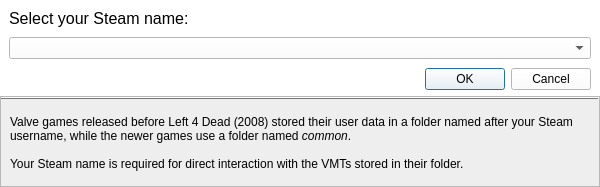
<?xml version="1.0" encoding="UTF-8"?>
<ui version="4.0">
 <class>SteamNameDialog</class>
 <widget class="QDialog" name="SteamNameDialog">
  <property name="windowModality">
   <enum>Qt::WindowModal</enum>
  </property>
  <property name="geometry">
   <rect>
    <x>0</x>
    <y>0</y>
    <width>600</width>
    <height>187</height>
   </rect>
  </property>
  <property name="palette">
   <palette>
    <active>
     <colorrole role="WindowText">
      <brush brushstyle="SolidPattern">
       <color alpha="255">
        <red>0</red>
        <green>0</green>
        <blue>0</blue>
       </color>
      </brush>
     </colorrole>
     <colorrole role="Button">
      <brush brushstyle="SolidPattern">
       <color alpha="255">
        <red>255</red>
        <green>255</green>
        <blue>255</blue>
       </color>
      </brush>
     </colorrole>
     <colorrole role="Light">
      <brush brushstyle="SolidPattern">
       <color alpha="255">
        <red>255</red>
        <green>255</green>
        <blue>255</blue>
       </color>
      </brush>
     </colorrole>
     <colorrole role="Midlight">
      <brush brushstyle="SolidPattern">
       <color alpha="255">
        <red>255</red>
        <green>255</green>
        <blue>255</blue>
       </color>
      </brush>
     </colorrole>
     <colorrole role="Dark">
      <brush brushstyle="SolidPattern">
       <color alpha="255">
        <red>127</red>
        <green>127</green>
        <blue>127</blue>
       </color>
      </brush>
     </colorrole>
     <colorrole role="Mid">
      <brush brushstyle="SolidPattern">
       <color alpha="255">
        <red>170</red>
        <green>170</green>
        <blue>170</blue>
       </color>
      </brush>
     </colorrole>
     <colorrole role="Text">
      <brush brushstyle="SolidPattern">
       <color alpha="255">
        <red>0</red>
        <green>0</green>
        <blue>0</blue>
       </color>
      </brush>
     </colorrole>
     <colorrole role="BrightText">
      <brush brushstyle="SolidPattern">
       <color alpha="255">
        <red>255</red>
        <green>255</green>
        <blue>255</blue>
       </color>
      </brush>
     </colorrole>
     <colorrole role="ButtonText">
      <brush brushstyle="SolidPattern">
       <color alpha="255">
        <red>0</red>
        <green>0</green>
        <blue>0</blue>
       </color>
      </brush>
     </colorrole>
     <colorrole role="Base">
      <brush brushstyle="SolidPattern">
       <color alpha="255">
        <red>255</red>
        <green>255</green>
        <blue>255</blue>
       </color>
      </brush>
     </colorrole>
     <colorrole role="Window">
      <brush brushstyle="SolidPattern">
       <color alpha="255">
        <red>255</red>
        <green>255</green>
        <blue>255</blue>
       </color>
      </brush>
     </colorrole>
     <colorrole role="Shadow">
      <brush brushstyle="SolidPattern">
       <color alpha="255">
        <red>0</red>
        <green>0</green>
        <blue>0</blue>
       </color>
      </brush>
     </colorrole>
     <colorrole role="AlternateBase">
      <brush brushstyle="SolidPattern">
       <color alpha="255">
        <red>255</red>
        <green>255</green>
        <blue>255</blue>
       </color>
      </brush>
     </colorrole>
     <colorrole role="ToolTipBase">
      <brush brushstyle="SolidPattern">
       <color alpha="255">
        <red>255</red>
        <green>255</green>
        <blue>220</blue>
       </color>
      </brush>
     </colorrole>
     <colorrole role="ToolTipText">
      <brush brushstyle="SolidPattern">
       <color alpha="255">
        <red>0</red>
        <green>0</green>
        <blue>0</blue>
       </color>
      </brush>
     </colorrole>
    </active>
    <inactive>
     <colorrole role="WindowText">
      <brush brushstyle="SolidPattern">
       <color alpha="255">
        <red>0</red>
        <green>0</green>
        <blue>0</blue>
       </color>
      </brush>
     </colorrole>
     <colorrole role="Button">
      <brush brushstyle="SolidPattern">
       <color alpha="255">
        <red>255</red>
        <green>255</green>
        <blue>255</blue>
       </color>
      </brush>
     </colorrole>
     <colorrole role="Light">
      <brush brushstyle="SolidPattern">
       <color alpha="255">
        <red>255</red>
        <green>255</green>
        <blue>255</blue>
       </color>
      </brush>
     </colorrole>
     <colorrole role="Midlight">
      <brush brushstyle="SolidPattern">
       <color alpha="255">
        <red>255</red>
        <green>255</green>
        <blue>255</blue>
       </color>
      </brush>
     </colorrole>
     <colorrole role="Dark">
      <brush brushstyle="SolidPattern">
       <color alpha="255">
        <red>127</red>
        <green>127</green>
        <blue>127</blue>
       </color>
      </brush>
     </colorrole>
     <colorrole role="Mid">
      <brush brushstyle="SolidPattern">
       <color alpha="255">
        <red>170</red>
        <green>170</green>
        <blue>170</blue>
       </color>
      </brush>
     </colorrole>
     <colorrole role="Text">
      <brush brushstyle="SolidPattern">
       <color alpha="255">
        <red>0</red>
        <green>0</green>
        <blue>0</blue>
       </color>
      </brush>
     </colorrole>
     <colorrole role="BrightText">
      <brush brushstyle="SolidPattern">
       <color alpha="255">
        <red>255</red>
        <green>255</green>
        <blue>255</blue>
       </color>
      </brush>
     </colorrole>
     <colorrole role="ButtonText">
      <brush brushstyle="SolidPattern">
       <color alpha="255">
        <red>0</red>
        <green>0</green>
        <blue>0</blue>
       </color>
      </brush>
     </colorrole>
     <colorrole role="Base">
      <brush brushstyle="SolidPattern">
       <color alpha="255">
        <red>255</red>
        <green>255</green>
        <blue>255</blue>
       </color>
      </brush>
     </colorrole>
     <colorrole role="Window">
      <brush brushstyle="SolidPattern">
       <color alpha="255">
        <red>255</red>
        <green>255</green>
        <blue>255</blue>
       </color>
      </brush>
     </colorrole>
     <colorrole role="Shadow">
      <brush brushstyle="SolidPattern">
       <color alpha="255">
        <red>0</red>
        <green>0</green>
        <blue>0</blue>
       </color>
      </brush>
     </colorrole>
     <colorrole role="AlternateBase">
      <brush brushstyle="SolidPattern">
       <color alpha="255">
        <red>255</red>
        <green>255</green>
        <blue>255</blue>
       </color>
      </brush>
     </colorrole>
     <colorrole role="ToolTipBase">
      <brush brushstyle="SolidPattern">
       <color alpha="255">
        <red>255</red>
        <green>255</green>
        <blue>220</blue>
       </color>
      </brush>
     </colorrole>
     <colorrole role="ToolTipText">
      <brush brushstyle="SolidPattern">
       <color alpha="255">
        <red>0</red>
        <green>0</green>
        <blue>0</blue>
       </color>
      </brush>
     </colorrole>
    </inactive>
    <disabled>
     <colorrole role="WindowText">
      <brush brushstyle="SolidPattern">
       <color alpha="255">
        <red>127</red>
        <green>127</green>
        <blue>127</blue>
       </color>
      </brush>
     </colorrole>
     <colorrole role="Button">
      <brush brushstyle="SolidPattern">
       <color alpha="255">
        <red>255</red>
        <green>255</green>
        <blue>255</blue>
       </color>
      </brush>
     </colorrole>
     <colorrole role="Light">
      <brush brushstyle="SolidPattern">
       <color alpha="255">
        <red>255</red>
        <green>255</green>
        <blue>255</blue>
       </color>
      </brush>
     </colorrole>
     <colorrole role="Midlight">
      <brush brushstyle="SolidPattern">
       <color alpha="255">
        <red>255</red>
        <green>255</green>
        <blue>255</blue>
       </color>
      </brush>
     </colorrole>
     <colorrole role="Dark">
      <brush brushstyle="SolidPattern">
       <color alpha="255">
        <red>127</red>
        <green>127</green>
        <blue>127</blue>
       </color>
      </brush>
     </colorrole>
     <colorrole role="Mid">
      <brush brushstyle="SolidPattern">
       <color alpha="255">
        <red>170</red>
        <green>170</green>
        <blue>170</blue>
       </color>
      </brush>
     </colorrole>
     <colorrole role="Text">
      <brush brushstyle="SolidPattern">
       <color alpha="255">
        <red>127</red>
        <green>127</green>
        <blue>127</blue>
       </color>
      </brush>
     </colorrole>
     <colorrole role="BrightText">
      <brush brushstyle="SolidPattern">
       <color alpha="255">
        <red>255</red>
        <green>255</green>
        <blue>255</blue>
       </color>
      </brush>
     </colorrole>
     <colorrole role="ButtonText">
      <brush brushstyle="SolidPattern">
       <color alpha="255">
        <red>127</red>
        <green>127</green>
        <blue>127</blue>
       </color>
      </brush>
     </colorrole>
     <colorrole role="Base">
      <brush brushstyle="SolidPattern">
       <color alpha="255">
        <red>255</red>
        <green>255</green>
        <blue>255</blue>
       </color>
      </brush>
     </colorrole>
     <colorrole role="Window">
      <brush brushstyle="SolidPattern">
       <color alpha="255">
        <red>255</red>
        <green>255</green>
        <blue>255</blue>
       </color>
      </brush>
     </colorrole>
     <colorrole role="Shadow">
      <brush brushstyle="SolidPattern">
       <color alpha="255">
        <red>0</red>
        <green>0</green>
        <blue>0</blue>
       </color>
      </brush>
     </colorrole>
     <colorrole role="AlternateBase">
      <brush brushstyle="SolidPattern">
       <color alpha="255">
        <red>255</red>
        <green>255</green>
        <blue>255</blue>
       </color>
      </brush>
     </colorrole>
     <colorrole role="ToolTipBase">
      <brush brushstyle="SolidPattern">
       <color alpha="255">
        <red>255</red>
        <green>255</green>
        <blue>220</blue>
       </color>
      </brush>
     </colorrole>
     <colorrole role="ToolTipText">
      <brush brushstyle="SolidPattern">
       <color alpha="255">
        <red>0</red>
        <green>0</green>
        <blue>0</blue>
       </color>
      </brush>
     </colorrole>
    </disabled>
   </palette>
  </property>
  <property name="font">
   <font>
    <family>Segoe UI</family>
    <pointsize>9</pointsize>
   </font>
  </property>
  <property name="windowTitle">
   <string>Select Steam ID Name</string>
  </property>
  <property name="modal">
   <bool>true</bool>
  </property>
  <layout class="QGridLayout" name="gridLayout">
   <property name="horizontalSpacing">
    <number>0</number>
   </property>
   <property name="margin">
    <number>0</number>
   </property>
   <item row="3" column="0">
    <layout class="QVBoxLayout" name="verticalLayout">
     <property name="spacing">
      <number>9</number>
     </property>
     <property name="leftMargin">
      <number>9</number>
     </property>
     <property name="topMargin">
      <number>9</number>
     </property>
     <property name="rightMargin">
      <number>9</number>
     </property>
     <property name="bottomMargin">
      <number>0</number>
     </property>
     <item>
      <widget class="QLabel" name="label">
       <property name="sizePolicy">
        <sizepolicy hsizetype="Maximum" vsizetype="Preferred">
         <horstretch>0</horstretch>
         <verstretch>0</verstretch>
        </sizepolicy>
       </property>
       <property name="font">
        <font>
         <pointsize>12</pointsize>
        </font>
       </property>
       <property name="text">
        <string>Select your Steam name:</string>
       </property>
      </widget>
     </item>
     <item>
      <widget class="QComboBox" name="comboBox_userName"/>
     </item>
     <item>
      <widget class="QDialogButtonBox" name="buttonBox_2">
       <property name="standardButtons">
        <set>QDialogButtonBox::Cancel|QDialogButtonBox::Ok</set>
       </property>
      </widget>
     </item>
    </layout>
   </item>
   <item row="11" column="0">
    <widget class="QScrollArea" name="scrollArea">
     <property name="palette">
      <palette>
       <active>
        <colorrole role="WindowText">
         <brush brushstyle="SolidPattern">
          <color alpha="255">
           <red>0</red>
           <green>0</green>
           <blue>0</blue>
          </color>
         </brush>
        </colorrole>
        <colorrole role="Button">
         <brush brushstyle="SolidPattern">
          <color alpha="255">
           <red>238</red>
           <green>238</green>
           <blue>238</blue>
          </color>
         </brush>
        </colorrole>
        <colorrole role="Light">
         <brush brushstyle="SolidPattern">
          <color alpha="255">
           <red>255</red>
           <green>255</green>
           <blue>255</blue>
          </color>
         </brush>
        </colorrole>
        <colorrole role="Midlight">
         <brush brushstyle="SolidPattern">
          <color alpha="255">
           <red>246</red>
           <green>246</green>
           <blue>246</blue>
          </color>
         </brush>
        </colorrole>
        <colorrole role="Dark">
         <brush brushstyle="SolidPattern">
          <color alpha="255">
           <red>119</red>
           <green>119</green>
           <blue>119</blue>
          </color>
         </brush>
        </colorrole>
        <colorrole role="Mid">
         <brush brushstyle="SolidPattern">
          <color alpha="255">
           <red>159</red>
           <green>159</green>
           <blue>159</blue>
          </color>
         </brush>
        </colorrole>
        <colorrole role="Text">
         <brush brushstyle="SolidPattern">
          <color alpha="255">
           <red>0</red>
           <green>0</green>
           <blue>0</blue>
          </color>
         </brush>
        </colorrole>
        <colorrole role="BrightText">
         <brush brushstyle="SolidPattern">
          <color alpha="255">
           <red>255</red>
           <green>255</green>
           <blue>255</blue>
          </color>
         </brush>
        </colorrole>
        <colorrole role="ButtonText">
         <brush brushstyle="SolidPattern">
          <color alpha="255">
           <red>0</red>
           <green>0</green>
           <blue>0</blue>
          </color>
         </brush>
        </colorrole>
        <colorrole role="Base">
         <brush brushstyle="SolidPattern">
          <color alpha="255">
           <red>255</red>
           <green>255</green>
           <blue>255</blue>
          </color>
         </brush>
        </colorrole>
        <colorrole role="Window">
         <brush brushstyle="SolidPattern">
          <color alpha="255">
           <red>238</red>
           <green>238</green>
           <blue>238</blue>
          </color>
         </brush>
        </colorrole>
        <colorrole role="Shadow">
         <brush brushstyle="SolidPattern">
          <color alpha="255">
           <red>0</red>
           <green>0</green>
           <blue>0</blue>
          </color>
         </brush>
        </colorrole>
        <colorrole role="AlternateBase">
         <brush brushstyle="SolidPattern">
          <color alpha="255">
           <red>246</red>
           <green>246</green>
           <blue>246</blue>
          </color>
         </brush>
        </colorrole>
        <colorrole role="ToolTipBase">
         <brush brushstyle="SolidPattern">
          <color alpha="255">
           <red>255</red>
           <green>255</green>
           <blue>220</blue>
          </color>
         </brush>
        </colorrole>
        <colorrole role="ToolTipText">
         <brush brushstyle="SolidPattern">
          <color alpha="255">
           <red>0</red>
           <green>0</green>
           <blue>0</blue>
          </color>
         </brush>
        </colorrole>
       </active>
       <inactive>
        <colorrole role="WindowText">
         <brush brushstyle="SolidPattern">
          <color alpha="255">
           <red>0</red>
           <green>0</green>
           <blue>0</blue>
          </color>
         </brush>
        </colorrole>
        <colorrole role="Button">
         <brush brushstyle="SolidPattern">
          <color alpha="255">
           <red>238</red>
           <green>238</green>
           <blue>238</blue>
          </color>
         </brush>
        </colorrole>
        <colorrole role="Light">
         <brush brushstyle="SolidPattern">
          <color alpha="255">
           <red>255</red>
           <green>255</green>
           <blue>255</blue>
          </color>
         </brush>
        </colorrole>
        <colorrole role="Midlight">
         <brush brushstyle="SolidPattern">
          <color alpha="255">
           <red>246</red>
           <green>246</green>
           <blue>246</blue>
          </color>
         </brush>
        </colorrole>
        <colorrole role="Dark">
         <brush brushstyle="SolidPattern">
          <color alpha="255">
           <red>119</red>
           <green>119</green>
           <blue>119</blue>
          </color>
         </brush>
        </colorrole>
        <colorrole role="Mid">
         <brush brushstyle="SolidPattern">
          <color alpha="255">
           <red>159</red>
           <green>159</green>
           <blue>159</blue>
          </color>
         </brush>
        </colorrole>
        <colorrole role="Text">
         <brush brushstyle="SolidPattern">
          <color alpha="255">
           <red>0</red>
           <green>0</green>
           <blue>0</blue>
          </color>
         </brush>
        </colorrole>
        <colorrole role="BrightText">
         <brush brushstyle="SolidPattern">
          <color alpha="255">
           <red>255</red>
           <green>255</green>
           <blue>255</blue>
          </color>
         </brush>
        </colorrole>
        <colorrole role="ButtonText">
         <brush brushstyle="SolidPattern">
          <color alpha="255">
           <red>0</red>
           <green>0</green>
           <blue>0</blue>
          </color>
         </brush>
        </colorrole>
        <colorrole role="Base">
         <brush brushstyle="SolidPattern">
          <color alpha="255">
           <red>255</red>
           <green>255</green>
           <blue>255</blue>
          </color>
         </brush>
        </colorrole>
        <colorrole role="Window">
         <brush brushstyle="SolidPattern">
          <color alpha="255">
           <red>238</red>
           <green>238</green>
           <blue>238</blue>
          </color>
         </brush>
        </colorrole>
        <colorrole role="Shadow">
         <brush brushstyle="SolidPattern">
          <color alpha="255">
           <red>0</red>
           <green>0</green>
           <blue>0</blue>
          </color>
         </brush>
        </colorrole>
        <colorrole role="AlternateBase">
         <brush brushstyle="SolidPattern">
          <color alpha="255">
           <red>246</red>
           <green>246</green>
           <blue>246</blue>
          </color>
         </brush>
        </colorrole>
        <colorrole role="ToolTipBase">
         <brush brushstyle="SolidPattern">
          <color alpha="255">
           <red>255</red>
           <green>255</green>
           <blue>220</blue>
          </color>
         </brush>
        </colorrole>
        <colorrole role="ToolTipText">
         <brush brushstyle="SolidPattern">
          <color alpha="255">
           <red>0</red>
           <green>0</green>
           <blue>0</blue>
          </color>
         </brush>
        </colorrole>
       </inactive>
       <disabled>
        <colorrole role="WindowText">
         <brush brushstyle="SolidPattern">
          <color alpha="255">
           <red>119</red>
           <green>119</green>
           <blue>119</blue>
          </color>
         </brush>
        </colorrole>
        <colorrole role="Button">
         <brush brushstyle="SolidPattern">
          <color alpha="255">
           <red>238</red>
           <green>238</green>
           <blue>238</blue>
          </color>
         </brush>
        </colorrole>
        <colorrole role="Light">
         <brush brushstyle="SolidPattern">
          <color alpha="255">
           <red>255</red>
           <green>255</green>
           <blue>255</blue>
          </color>
         </brush>
        </colorrole>
        <colorrole role="Midlight">
         <brush brushstyle="SolidPattern">
          <color alpha="255">
           <red>246</red>
           <green>246</green>
           <blue>246</blue>
          </color>
         </brush>
        </colorrole>
        <colorrole role="Dark">
         <brush brushstyle="SolidPattern">
          <color alpha="255">
           <red>119</red>
           <green>119</green>
           <blue>119</blue>
          </color>
         </brush>
        </colorrole>
        <colorrole role="Mid">
         <brush brushstyle="SolidPattern">
          <color alpha="255">
           <red>159</red>
           <green>159</green>
           <blue>159</blue>
          </color>
         </brush>
        </colorrole>
        <colorrole role="Text">
         <brush brushstyle="SolidPattern">
          <color alpha="255">
           <red>119</red>
           <green>119</green>
           <blue>119</blue>
          </color>
         </brush>
        </colorrole>
        <colorrole role="BrightText">
         <brush brushstyle="SolidPattern">
          <color alpha="255">
           <red>255</red>
           <green>255</green>
           <blue>255</blue>
          </color>
         </brush>
        </colorrole>
        <colorrole role="ButtonText">
         <brush brushstyle="SolidPattern">
          <color alpha="255">
           <red>119</red>
           <green>119</green>
           <blue>119</blue>
          </color>
         </brush>
        </colorrole>
        <colorrole role="Base">
         <brush brushstyle="SolidPattern">
          <color alpha="255">
           <red>238</red>
           <green>238</green>
           <blue>238</blue>
          </color>
         </brush>
        </colorrole>
        <colorrole role="Window">
         <brush brushstyle="SolidPattern">
          <color alpha="255">
           <red>238</red>
           <green>238</green>
           <blue>238</blue>
          </color>
         </brush>
        </colorrole>
        <colorrole role="Shadow">
         <brush brushstyle="SolidPattern">
          <color alpha="255">
           <red>0</red>
           <green>0</green>
           <blue>0</blue>
          </color>
         </brush>
        </colorrole>
        <colorrole role="AlternateBase">
         <brush brushstyle="SolidPattern">
          <color alpha="255">
           <red>238</red>
           <green>238</green>
           <blue>238</blue>
          </color>
         </brush>
        </colorrole>
        <colorrole role="ToolTipBase">
         <brush brushstyle="SolidPattern">
          <color alpha="255">
           <red>255</red>
           <green>255</green>
           <blue>220</blue>
          </color>
         </brush>
        </colorrole>
        <colorrole role="ToolTipText">
         <brush brushstyle="SolidPattern">
          <color alpha="255">
           <red>0</red>
           <green>0</green>
           <blue>0</blue>
          </color>
         </brush>
        </colorrole>
       </disabled>
      </palette>
     </property>
     <property name="frameShadow">
      <enum>QFrame::Raised</enum>
     </property>
     <property name="verticalScrollBarPolicy">
      <enum>Qt::ScrollBarAlwaysOff</enum>
     </property>
     <property name="horizontalScrollBarPolicy">
      <enum>Qt::ScrollBarAlwaysOff</enum>
     </property>
     <property name="widgetResizable">
      <bool>true</bool>
     </property>
     <widget class="QWidget" name="scrollAreaWidgetContents">
      <property name="geometry">
       <rect>
        <x>0</x>
        <y>0</y>
        <width>598</width>
        <height>86</height>
       </rect>
      </property>
      <layout class="QGridLayout" name="gridLayout_2">
       <property name="margin">
        <number>0</number>
       </property>
       <property name="spacing">
        <number>0</number>
       </property>
       <item row="2" column="1">
        <widget class="QLabel" name="label_2">
         <property name="sizePolicy">
          <sizepolicy hsizetype="Expanding" vsizetype="Preferred">
           <horstretch>0</horstretch>
           <verstretch>0</verstretch>
          </sizepolicy>
         </property>
         <property name="text">
          <string>&lt;!DOCTYPE HTML PUBLIC &quot;-//W3C//DTD HTML 4.0//EN&quot; &quot;http://www.w3.org/TR/REC-html40/strict.dtd&quot;&gt;
&lt;html&gt;&lt;head&gt;&lt;meta name=&quot;qrichtext&quot; content=&quot;1&quot; /&gt;&lt;style type=&quot;text/css&quot;&gt;
p, li { white-space: pre-wrap; }
&lt;/style&gt;&lt;/head&gt;&lt;body style=&quot; font-family:'Segoe UI'; font-size:9pt; font-weight:400; font-style:normal;&quot;&gt;
&lt;p style=&quot; margin-top:0px; margin-bottom:0px; margin-left:0px; margin-right:0px; -qt-block-indent:0; text-indent:0px;&quot;&gt;Valve games released before Left 4 Dead (2008) stored their user data in a folder named after your Steam username, while the newer games use a folder named &lt;span style=&quot; font-style:italic;&quot;&gt;common&lt;/span&gt;.&lt;/p&gt;
&lt;p style=&quot;-qt-paragraph-type:empty; margin-top:0px; margin-bottom:0px; margin-left:0px; margin-right:0px; -qt-block-indent:0; text-indent:0px;&quot;&gt;&lt;/p&gt;
&lt;p style=&quot; margin-top:0px; margin-bottom:0px; margin-left:0px; margin-right:0px; -qt-block-indent:0; text-indent:0px;&quot;&gt;Your Steam name is required for direct interaction with the VMTs stored in their folder.&lt;/p&gt;&lt;/body&gt;&lt;/html&gt;</string>
         </property>
         <property name="scaledContents">
          <bool>true</bool>
         </property>
         <property name="wordWrap">
          <bool>true</bool>
         </property>
        </widget>
       </item>
       <item row="0" column="0" colspan="3">
        <widget class="Line" name="line">
         <property name="frameShadow">
          <enum>QFrame::Raised</enum>
         </property>
         <property name="orientation">
          <enum>Qt::Horizontal</enum>
         </property>
        </widget>
       </item>
       <item row="2" column="2">
        <spacer name="horizontalSpacer">
         <property name="orientation">
          <enum>Qt::Horizontal</enum>
         </property>
         <property name="sizeType">
          <enum>QSizePolicy::Fixed</enum>
         </property>
         <property name="sizeHint" stdset="0">
          <size>
           <width>9</width>
           <height>20</height>
          </size>
         </property>
        </spacer>
       </item>
       <item row="2" column="0">
        <spacer name="horizontalSpacer_2">
         <property name="orientation">
          <enum>Qt::Horizontal</enum>
         </property>
         <property name="sizeType">
          <enum>QSizePolicy::Fixed</enum>
         </property>
         <property name="sizeHint" stdset="0">
          <size>
           <width>9</width>
           <height>20</height>
          </size>
         </property>
        </spacer>
       </item>
       <item row="1" column="1">
        <spacer name="verticalSpacer">
         <property name="orientation">
          <enum>Qt::Vertical</enum>
         </property>
         <property name="sizeType">
          <enum>QSizePolicy::Fixed</enum>
         </property>
         <property name="sizeHint" stdset="0">
          <size>
           <width>20</width>
           <height>9</height>
          </size>
         </property>
        </spacer>
       </item>
       <item row="3" column="1">
        <spacer name="verticalSpacer_2">
         <property name="orientation">
          <enum>Qt::Vertical</enum>
         </property>
         <property name="sizeType">
          <enum>QSizePolicy::Fixed</enum>
         </property>
         <property name="sizeHint" stdset="0">
          <size>
           <width>20</width>
           <height>9</height>
          </size>
         </property>
        </spacer>
       </item>
      </layout>
     </widget>
    </widget>
   </item>
  </layout>
 </widget>
 <resources/>
 <connections>
  <connection>
   <sender>buttonBox_2</sender>
   <signal>accepted()</signal>
   <receiver>SteamNameDialog</receiver>
   <slot>accept()</slot>
   <hints>
    <hint type="sourcelabel">
     <x>394</x>
     <y>77</y>
    </hint>
    <hint type="destinationlabel">
     <x>385</x>
     <y>61</y>
    </hint>
   </hints>
  </connection>
  <connection>
   <sender>buttonBox_2</sender>
   <signal>rejected()</signal>
   <receiver>SteamNameDialog</receiver>
   <slot>reject()</slot>
   <hints>
    <hint type="sourcelabel">
     <x>479</x>
     <y>83</y>
    </hint>
    <hint type="destinationlabel">
     <x>465</x>
     <y>60</y>
    </hint>
   </hints>
  </connection>
 </connections>
</ui>
